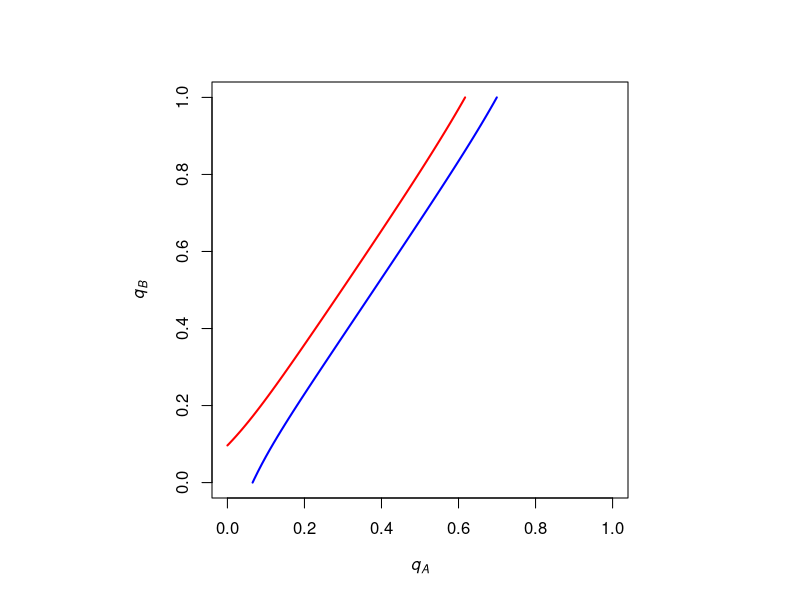

Write the R code that produced this figure.
# this code creates the base visualizations used in "Asymmetric Partisan Voter Turnout Games"
# it produces indifference curves for supporters of candidate A and candidate B based on the probabilities of different election outcomes

# calculates the probability that candidate A wins the election

count0 = 0
count1 = 0
count2 = 0
A_wins = function(n, pa, qa, qb) {
  pb = 1 - pa
  A = ceiling(n*pa)
  B = ceiling(n*pb)
  A_wins_conditional = function(i) {
    j = seq(from = i + 1, to = A, by = 1)
    for (val in j) {
      l = choose(A, val) * (qa ^ val) * ((1 - qa) ^ (A - val))
      count0 = count0 + l
    }
    count1 = count0*(choose(B, i) * (qb ^ i) * (1 - qb) ^ (B - i))
    print(count1)
  }
  k = seq(from = 0, to = B, by = 1)
  for (i in k) {
    m = A_wins_conditional(i)
    count2 = count2 + m
  }
  print(count2)
}

# calculates the probability that candidate B wins the election

count0 = 0
count1 = 0
count2 = 0
B_wins = function(n, pa, qa, qb) {
  pb = 1 - pa
  A = ceiling(n*pa)
  B = ceiling(n*pb)
B_wins_conditional = function(i) {
  j = seq(from = i + 1, to = B, by = 1)
  for (val in j) {
    l = choose(B, val) * (qb ^ val) * ((1 - qb) ^ (B - val))
    count0 = count0 + l
  }
  count1 = count0*(choose(A, i) * (qa ^ i) * (1 - qa) ^ (A - i))
  print(count1)
}
k = seq(from = 0, to = B - 1, by = 1)
for (i in k) {
  m = B_wins_conditional(i)
  count2 = count2 + m
}
print(count2)
}

# calculates the probability that the election results in a tie

count0 = 0
tie = function(n, pa, qa, qb) {
  pb = 1 - pa
  A = ceiling(n*pa)
  B = ceiling(n*pb)
  k = seq(from = 0, to = B, by = 1)
  for (i in k) {
    l = choose(A, i) * (qa ^ i) * ((1 - qa) ^ (A - i)) * choose(B, i) * (qb ^ i) * ((1 - qb) ^ (B - i))
    count0 = count0 + l
  }
  print(count0)
}

# calculates the indifference curve for A supporters. Parameters can be changed within the function

qa_1 = seq(from = 0, to = 1, length = 101)
qb_1 = seq(from = 0, to = 1, length = 101)
plotting_function_1 = function(qa_1, qb_1) {
  n = 10
  pa = .6
  c = 0
  answer_1 = A_wins(n, pa, qa_1, qb_1) * (1 - c * (pa - .5)) + (B_wins(n, pa, qa_1, qb_1)) * (-1) + tie(n, pa, qa_1, qb_1) * (.5)
  return(answer_1)
}
z_1 = outer(qa_1, qb_1, plotting_function_1)

# calculates the indifference curve for B supporters. Parameters can be changed within the function

qa_2 = seq(from = 0, to = 1, length = 101)
qb_2 = seq(from = 0, to = 1, length = 101)
plotting_function_2 = function(qa_2, qb_2) {
  n = 10
  pa = .6
  c = 0
  answer_2 = A_wins(n, pa, qa_2, qb_2) * (-1) + (B_wins(n, pa, qa_2, qb_2)) * (1 - c * (.5 - pa)) + tie(n, pa, qa_2, qb_2) * (.5)
  return(answer_2)
}
z_2 = outer(qa_2, qb_2, plotting_function_2)

# plots the indifference curves

par(pty="s")
contour(qa_1, qb_1, z_1, levels = c(0), xlab = expression(italic('q'[A])), ylab = expression(italic('q'[B])), col = "red", drawlabels = FALSE, lwd = 2)
contour(qa_2, qb_2, z_2, levels = c(0), add = TRUE, col = "blue", drawlabels = FALSE, lwd = 2)
